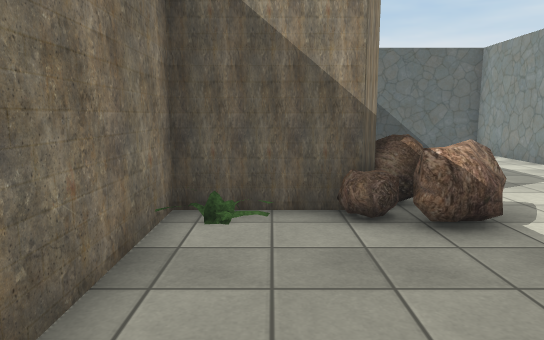
View 1 (above)

24 first-person views from a walk through a scene from a Unity 3-D project. The camera is 1.4 m above the floor, tilts 8° down and sees 70° across. The floor is counted in squares, 1 m on a side. Each view is taken from the middle of a square. On the plan, view 1 faces up. The plan holds only what a view shows up to about 16 squares ahead; the rest is blank. The place goes on beyond the plan. The player is left out. Some surface patterns are stand-ins.

View 2
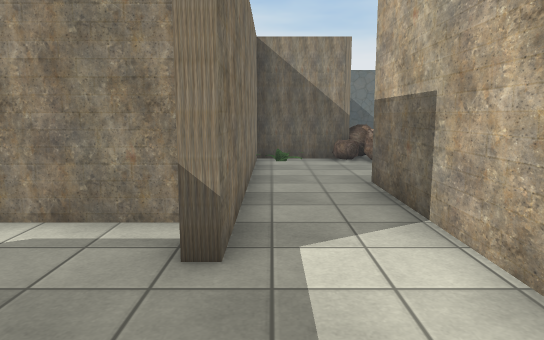

View 3
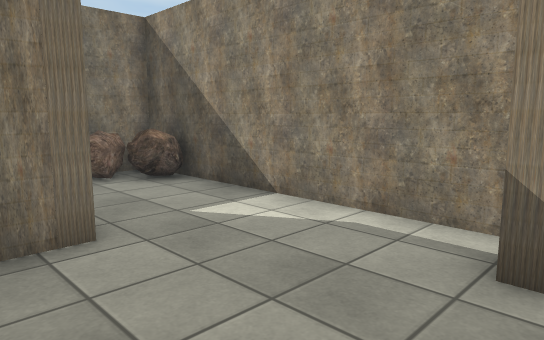

View 4
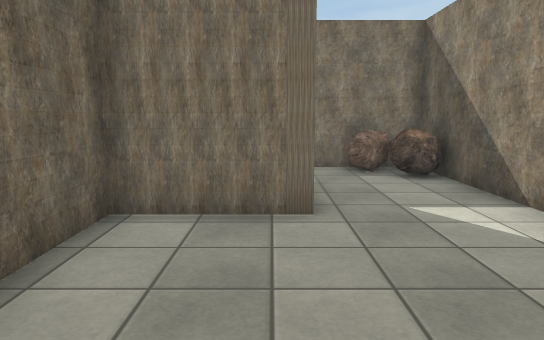

View 5
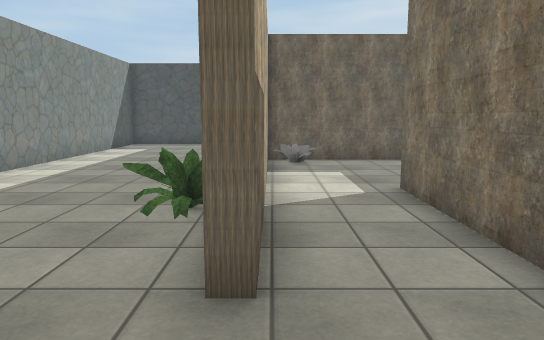

View 6
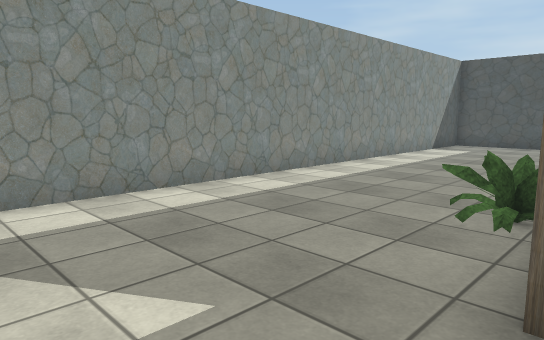

View 7
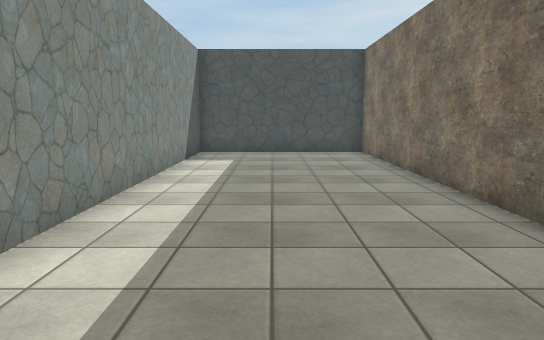

View 8
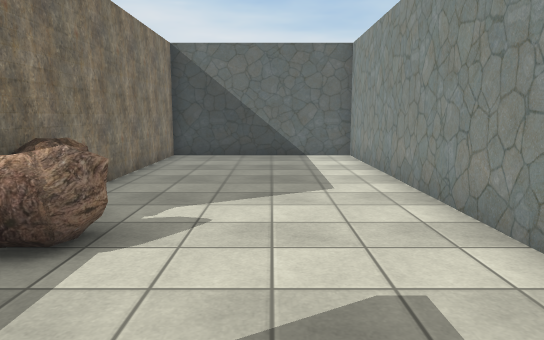

View 9
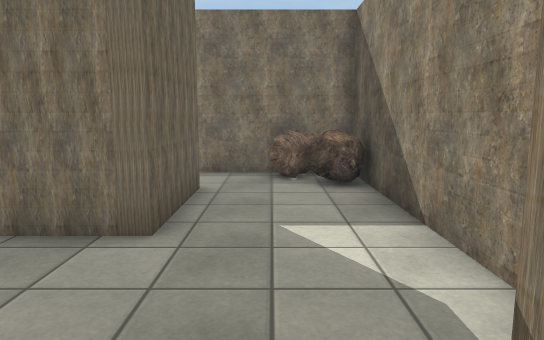

View 10
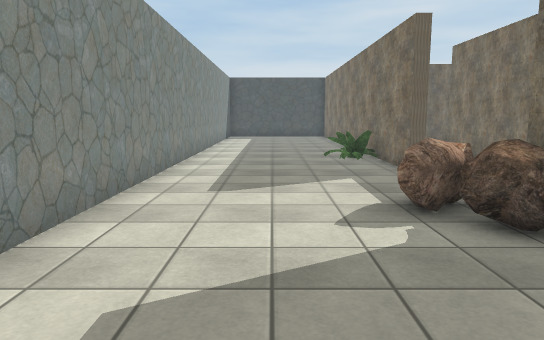

View 11
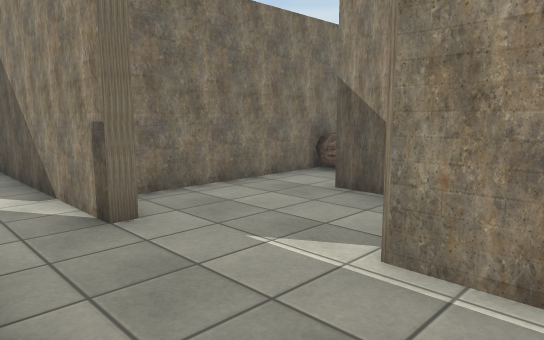

View 12
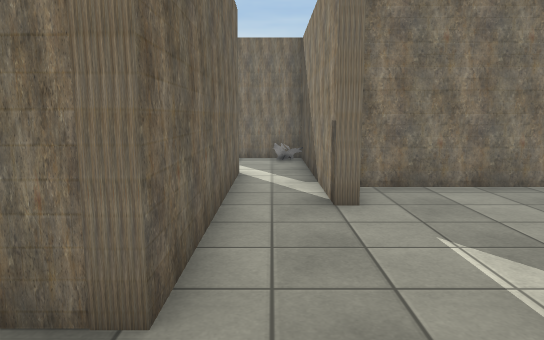

View 13
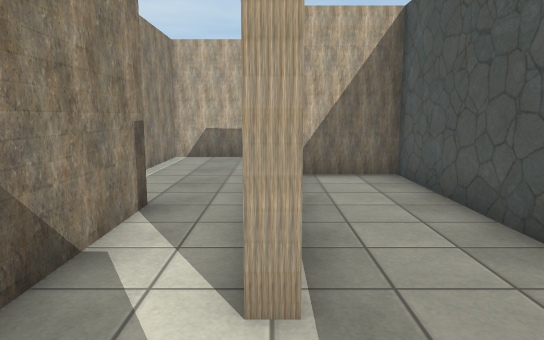

View 14
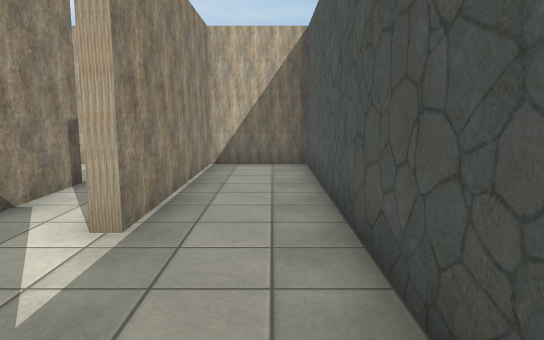

View 15
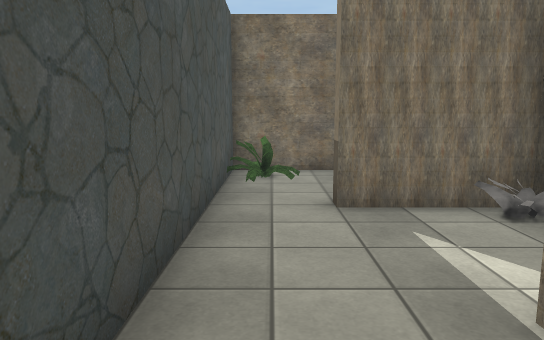

View 16
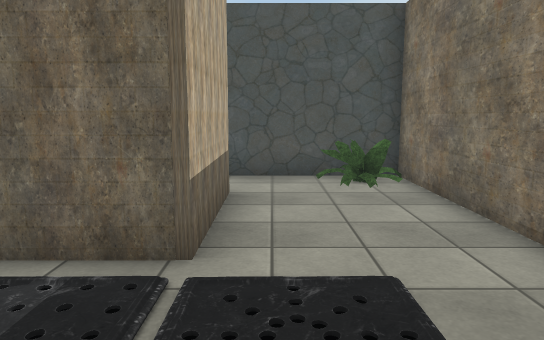

View 17
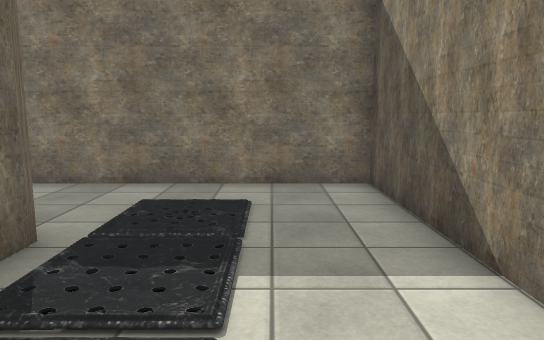

View 18
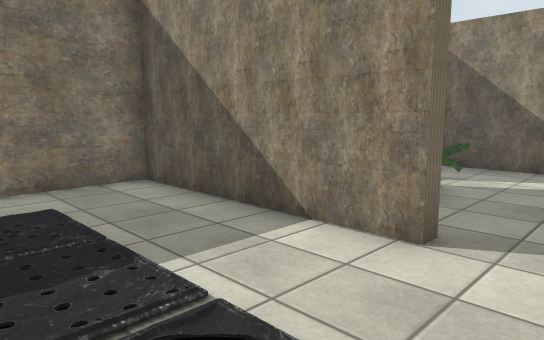

View 19
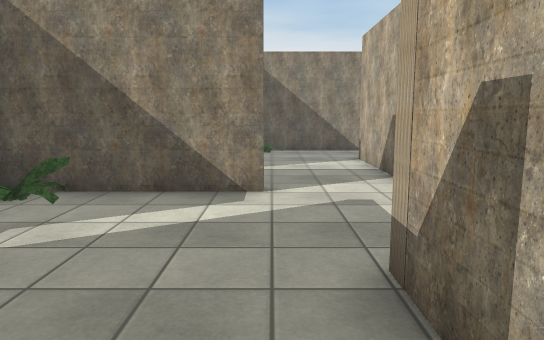

View 20
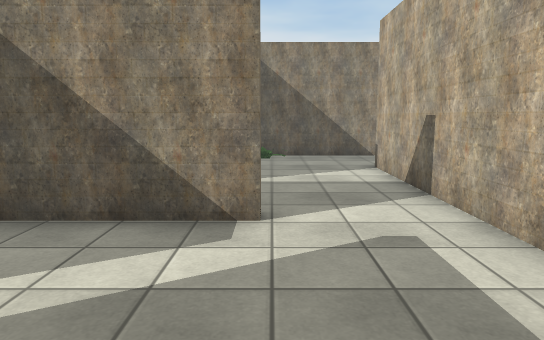

View 21
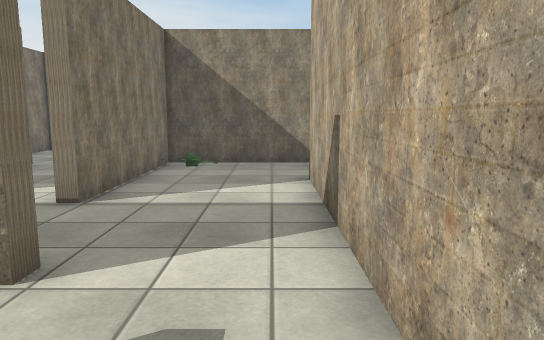

View 22
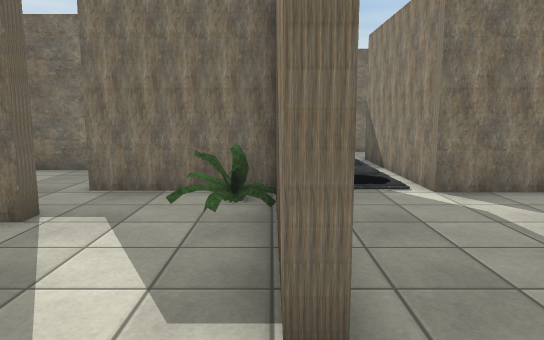

View 23
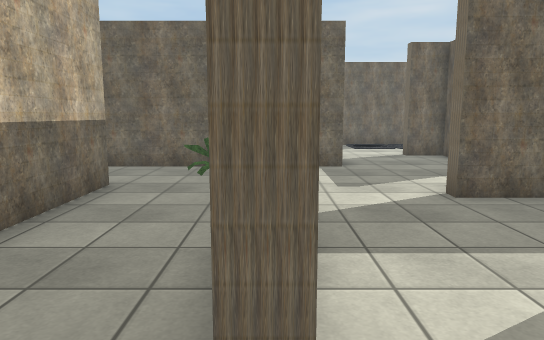

View 24
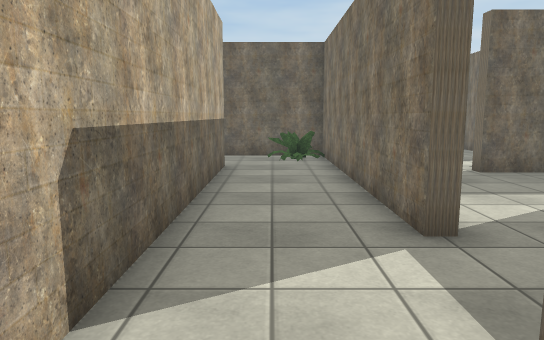

### Floor plan
Key: @ floor where view 1 was taken; # wall or solid block; . floor; O other object.
Columns run from 25 left of view 1 to 8 right of it. Each row starts with its distance up from view 1.
 15       #                   ########
 14       #                   #......#
 13                           #......#
 12                   .       #......#
 11             ######        #......#
 10         #.  #O.....#      #......#
  9          .  #......#      #......#
  8          .. #......#      #......#
  7         #...#...#..#      #O.....#
  6 #       #...#...#..#   ####O.....#
  5 #..######.......#..#   #O.OOO....#
  4     ............#..#   #.........#
  3         ........#..#   #.........#
  2         #####...#..#   #.........#
  1         #O......#...   #..#......#
  0         #.......#O...  #.@#......#
 -1         #.......#OO..  #..#......#
 -2       ....#...##########..#OO....#
 -3      #..  #...#OO......#..#......#
 -4      #.   #...#OO.........#......#
 -5      #######..#...........#......#
 -6      #........#..###......#......#
 -7      #........#....#.....O#......#
 -8      #......  #....########......#
 -9      #...... .#.....####  #......#
-10      #...########......#  #......#
-11      #...#O............#  #......#
-12      #...#...#######..    #......#
-13      #...#.........#.     #......#
-14      #OO...........#      #......#
-15      ###############      ########

Where each view was taken, in squares from view 1:
view 1: 0 up, 0 right, facing up
view 2: 7 down, 1 left, facing up
view 3: 7 down, 1 left, facing up-left
view 4: 6 down, 0 right, facing left
view 5: 4 up, 1 right, facing down
view 6: 4 up, 1 right, facing down-right
view 7: 0 up, 5 right, facing down
view 8: 1 up, 5 right, facing up
view 9: 4 down, 1 left, facing left
view 10: 11 up, 5 right, facing down
view 11: 12 down, 4 left, facing up-left
view 12: 11 down, 3 left, facing left
view 13: 12 down, 15 left, facing right
view 14: 14 down, 17 left, facing right
view 15: 14 down, 10 left, facing left
view 16: 6 down, 17 left, facing down
view 17: 7 down, 12 left, facing left
view 18: 9 down, 12 left, facing up-left
view 19: 5 down, 12 left, facing up
view 20: 3 down, 12 left, facing up
view 21: 1 down, 10 left, facing up
view 22: 2 up, 10 left, facing left
view 23: 9 up, 9 left, facing down
view 24: 12 up, 7 left, facing down
